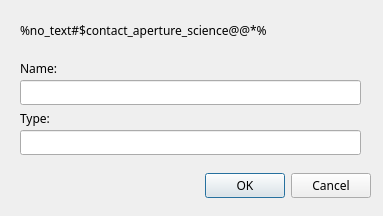
<?xml version="1.0" encoding="UTF-8"?>
<ui version="4.0">
 <class>RenameDlg</class>
 <widget class="QDialog" name="RenameDlg">
  <property name="geometry">
   <rect>
    <x>0</x>
    <y>0</y>
    <width>383</width>
    <height>216</height>
   </rect>
  </property>
  <property name="sizePolicy">
   <sizepolicy hsizetype="Fixed" vsizetype="Fixed">
    <horstretch>0</horstretch>
    <verstretch>0</verstretch>
   </sizepolicy>
  </property>
  <property name="minimumSize">
   <size>
    <width>383</width>
    <height>216</height>
   </size>
  </property>
  <property name="maximumSize">
   <size>
    <width>383</width>
    <height>216</height>
   </size>
  </property>
  <property name="font">
   <font>
    <family>Sans Serif</family>
   </font>
  </property>
  <property name="windowTitle">
   <string>Set name</string>
  </property>
  <property name="windowIcon">
   <iconset resource="../resources/icon.qrc">
    <normaloff>:/resources/gridsmall.png</normaloff>:/resources/gridsmall.png</iconset>
  </property>
  <widget class="QDialogButtonBox" name="buttonBox">
   <property name="geometry">
    <rect>
     <x>30</x>
     <y>170</y>
     <width>341</width>
     <height>32</height>
    </rect>
   </property>
   <property name="orientation">
    <enum>Qt::Horizontal</enum>
   </property>
   <property name="standardButtons">
    <set>QDialogButtonBox::Cancel|QDialogButtonBox::Ok</set>
   </property>
  </widget>
  <widget class="QLabel" name="label">
   <property name="geometry">
    <rect>
     <x>20</x>
     <y>10</y>
     <width>351</width>
     <height>41</height>
    </rect>
   </property>
   <property name="font">
    <font>
     <family>Sans Serif</family>
     <pointsize>9</pointsize>
    </font>
   </property>
   <property name="text">
    <string>%no_text#$contact_aperture_science@@*%</string>
   </property>
   <property name="wordWrap">
    <bool>true</bool>
   </property>
  </widget>
  <widget class="QLineEdit" name="lineEdit">
   <property name="geometry">
    <rect>
     <x>20</x>
     <y>80</y>
     <width>341</width>
     <height>25</height>
    </rect>
   </property>
   <property name="font">
    <font>
     <family>Sans Serif</family>
     <pointsize>9</pointsize>
    </font>
   </property>
  </widget>
  <widget class="QLineEdit" name="lineEdit_2">
   <property name="geometry">
    <rect>
     <x>20</x>
     <y>130</y>
     <width>341</width>
     <height>25</height>
    </rect>
   </property>
   <property name="font">
    <font>
     <family>Sans Serif</family>
     <pointsize>9</pointsize>
    </font>
   </property>
   <property name="text">
    <string/>
   </property>
  </widget>
  <widget class="QLabel" name="label_2">
   <property name="geometry">
    <rect>
     <x>20</x>
     <y>60</y>
     <width>67</width>
     <height>17</height>
    </rect>
   </property>
   <property name="font">
    <font>
     <family>Sans Serif</family>
     <pointsize>9</pointsize>
    </font>
   </property>
   <property name="text">
    <string>Name:</string>
   </property>
  </widget>
  <widget class="QLabel" name="label_3">
   <property name="geometry">
    <rect>
     <x>20</x>
     <y>110</y>
     <width>67</width>
     <height>17</height>
    </rect>
   </property>
   <property name="font">
    <font>
     <family>Sans Serif</family>
     <pointsize>9</pointsize>
    </font>
   </property>
   <property name="text">
    <string>Type:</string>
   </property>
  </widget>
 </widget>
 <resources>
  <include location="../resources/icon.qrc"/>
 </resources>
 <connections>
  <connection>
   <sender>buttonBox</sender>
   <signal>accepted()</signal>
   <receiver>RenameDlg</receiver>
   <slot>accept()</slot>
   <hints>
    <hint type="sourcelabel">
     <x>248</x>
     <y>254</y>
    </hint>
    <hint type="destinationlabel">
     <x>157</x>
     <y>274</y>
    </hint>
   </hints>
  </connection>
  <connection>
   <sender>buttonBox</sender>
   <signal>rejected()</signal>
   <receiver>RenameDlg</receiver>
   <slot>reject()</slot>
   <hints>
    <hint type="sourcelabel">
     <x>316</x>
     <y>260</y>
    </hint>
    <hint type="destinationlabel">
     <x>286</x>
     <y>274</y>
    </hint>
   </hints>
  </connection>
 </connections>
</ui>
